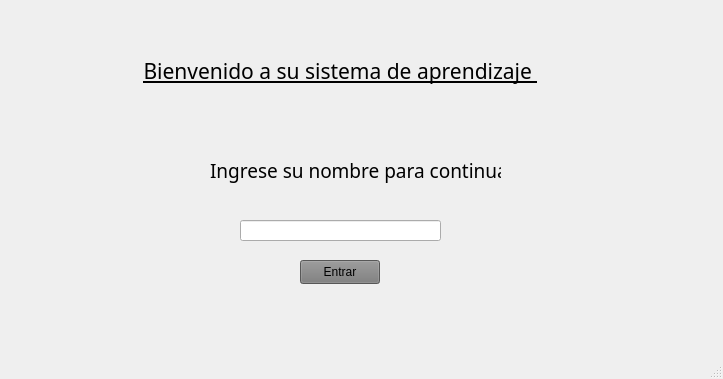
<?xml version="1.0" encoding="UTF-8"?>
<ui version="4.0">
 <class>MainWindow</class>
 <widget class="QMainWindow" name="MainWindow">
  <property name="geometry">
   <rect>
    <x>0</x>
    <y>0</y>
    <width>723</width>
    <height>379</height>
   </rect>
  </property>
  <property name="windowTitle">
   <string>Algoritmos</string>
  </property>
  <property name="whatsThis">
   <string/>
  </property>
  <property name="styleSheet">
   <string notr="true"/>
  </property>
  <widget class="QWidget" name="centralwidget">
   <widget class="QLabel" name="label">
    <property name="geometry">
     <rect>
      <x>20</x>
      <y>10</y>
      <width>641</width>
      <height>121</height>
     </rect>
    </property>
    <property name="font">
     <font>
      <family>Bernard MT Condensed</family>
      <pointsize>16</pointsize>
      <underline>true</underline>
     </font>
    </property>
    <property name="layoutDirection">
     <enum>Qt::LeftToRight</enum>
    </property>
    <property name="styleSheet">
     <string notr="true"/>
    </property>
    <property name="text">
     <string>Bienvenido a su sistema de aprendizaje </string>
    </property>
    <property name="alignment">
     <set>Qt::AlignCenter</set>
    </property>
   </widget>
   <widget class="QPushButton" name="botonEnter">
    <property name="geometry">
     <rect>
      <x>300</x>
      <y>260</y>
      <width>80</width>
      <height>24</height>
     </rect>
    </property>
    <property name="styleSheet">
     <string notr="true">background-color: rgb(122, 122, 122);</string>
    </property>
    <property name="text">
     <string>Entrar</string>
    </property>
   </widget>
   <widget class="QLineEdit" name="nombre">
    <property name="geometry">
     <rect>
      <x>240</x>
      <y>220</y>
      <width>201</width>
      <height>21</height>
     </rect>
    </property>
   </widget>
   <widget class="QLabel" name="label_2">
    <property name="geometry">
     <rect>
      <x>210</x>
      <y>140</y>
      <width>291</width>
      <height>61</height>
     </rect>
    </property>
    <property name="font">
     <font>
      <family>Bernard MT Condensed</family>
      <pointsize>14</pointsize>
     </font>
    </property>
    <property name="styleSheet">
     <string notr="true"/>
    </property>
    <property name="text">
     <string>Ingrese su nombre para continuar</string>
    </property>
   </widget>
  </widget>
  <widget class="QStatusBar" name="statusbar"/>
 </widget>
 <resources/>
 <connections/>
</ui>
